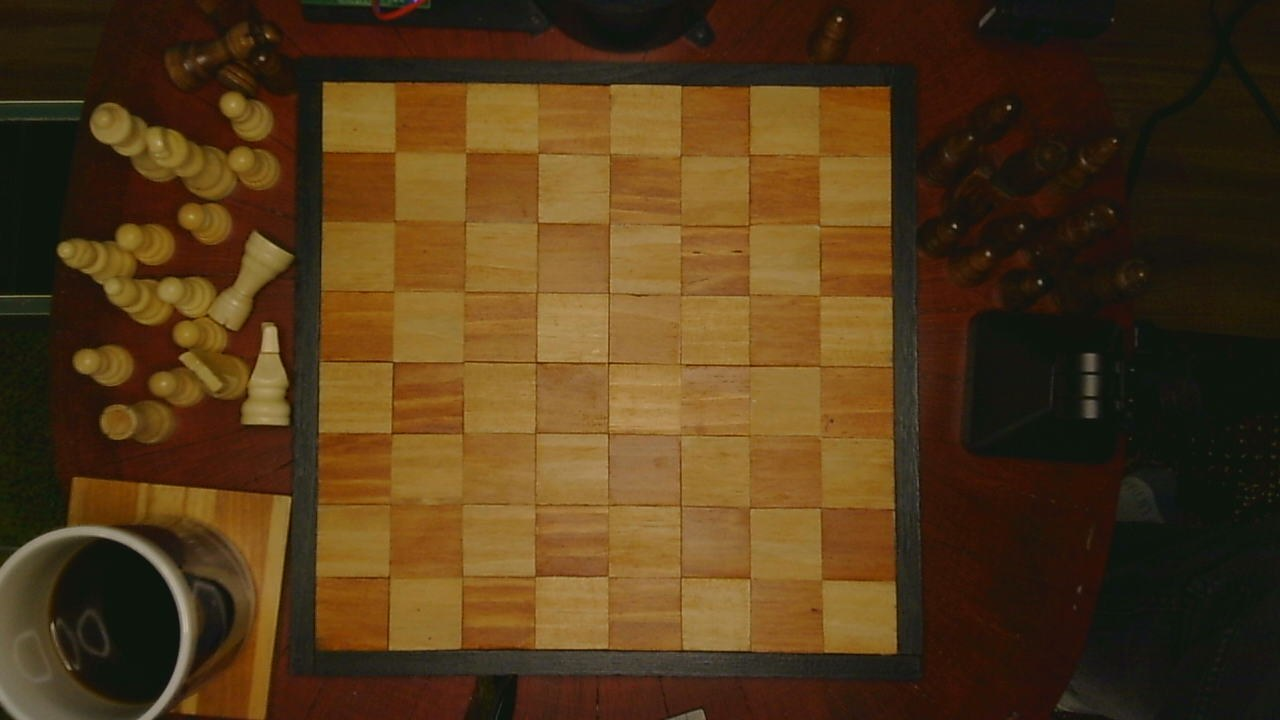
#> input picture 2026 attempt/chess-robot-v3/tests/cases/empty_tone_board/capture.jpg, 1280 x 720 px
$ python -i piece_detect.py   (imports and definitions only)
#> lines starting #> are read from the running program, lines starting #| are printed output that depends on the picture
#> further down, picture is the input picture: shape (720, 1280, 3); mean B, G, R 25.1, 57, 82.1
# piece_detect.py
#
# Hands-free move detection for the chess robot.
#
# The chess engine already knows the full board state (including piece types),
# so the camera only needs to spot the *change* the human just made.  Rather
# than classifying every square (fragile under lighting gradients), we watch
# the board continuously and detect the "stable -> moving -> stable" pattern
# that a human move produces:
#
#   - while the board is untouched, consecutive frames are near-identical;
#   - the human's hand + moved piece make frames change sharply;
#   - once the hand is gone and the piece is settled, frames go stable again.
#
# The move is the difference between the stable frame before the motion and the
# stable frame after it.  Because the reference is re-captured every time the
# board is idle, the two frames are only seconds apart, so ambient lighting
# drift is negligible.

import math
import time

import cv2
import numpy as np

import CBstate

xrevtrans = {1: "a", 2: "b", 3: "c", 4: "d",
             5: "e", 6: "f", 7: "g", 8: "h"}

mydir = CBstate.mydir

INSET = 0.22        # per-square inset (fraction) to avoid square borders
N_FRAMES = 3        # frames averaged per sample (reduces sensor noise)
# Threshold rationale (measured on the wood board, locked exposure):
#   idle noise (3-frame samples, 1 s apart): mean 2.7, max 4.6
#   shadow bleed beside a real move: up to ~5.8
#   real piece on/off square: 43-67 Lab distance
#   7.0 rejects both noise sources with >20% margin and stays far under
#   the weakest plausible real signal (a light-wood piece arriving on a
#   dark far-rank square).
CHANGE_THRESH = 7.0  # Lab distance above which a square/frame is "changed"
JOSTLE_THRESH = 6   # more changed squares than this => board/camera moved
DRIFT_LIMIT = 10.0  # corner drift (px) above which calibration is stale


def preprocess(img):
    """CLAHE on the L channel, returned as a float32 LAB image."""
    lab = cv2.cvtColor(img, cv2.COLOR_BGR2LAB)
#> lab: shape (720, 1280, 3); mean of channels 0, 1, 2 64.8, 135.5, 149.8
    l, a, b = cv2.split(lab)
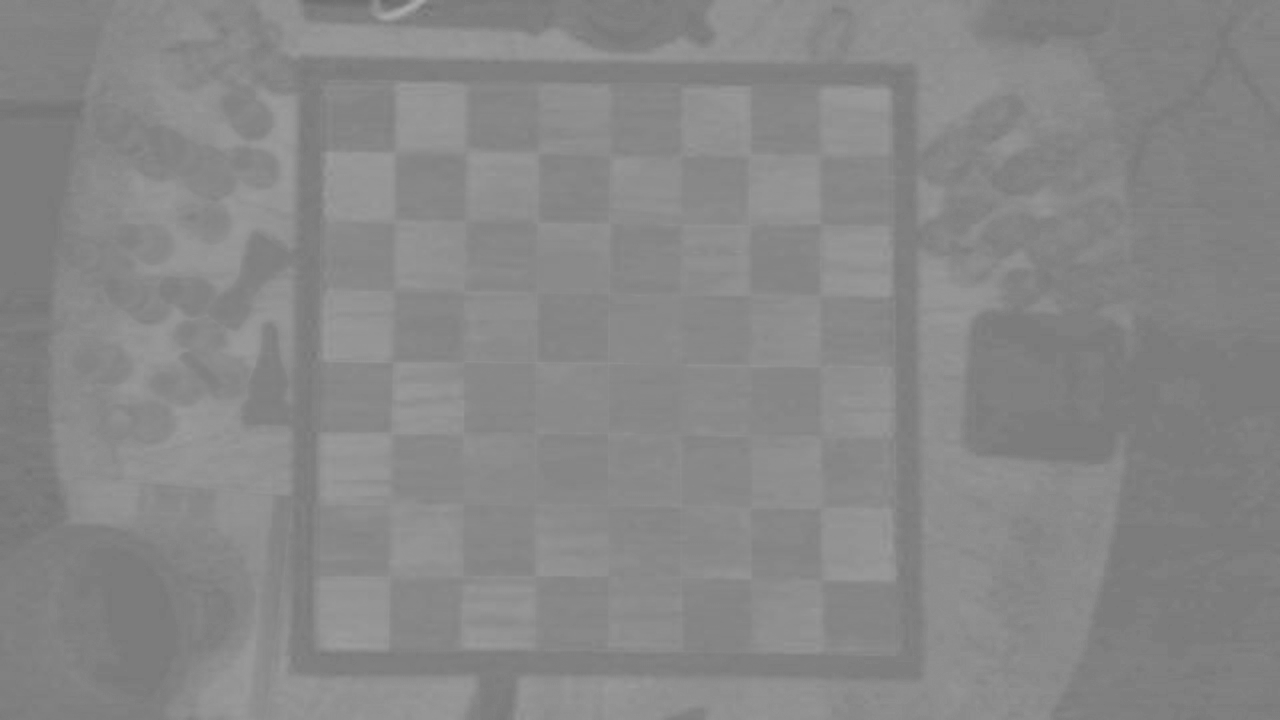
#> a: shape (720, 1280); min 106, max 171, mean 135.5
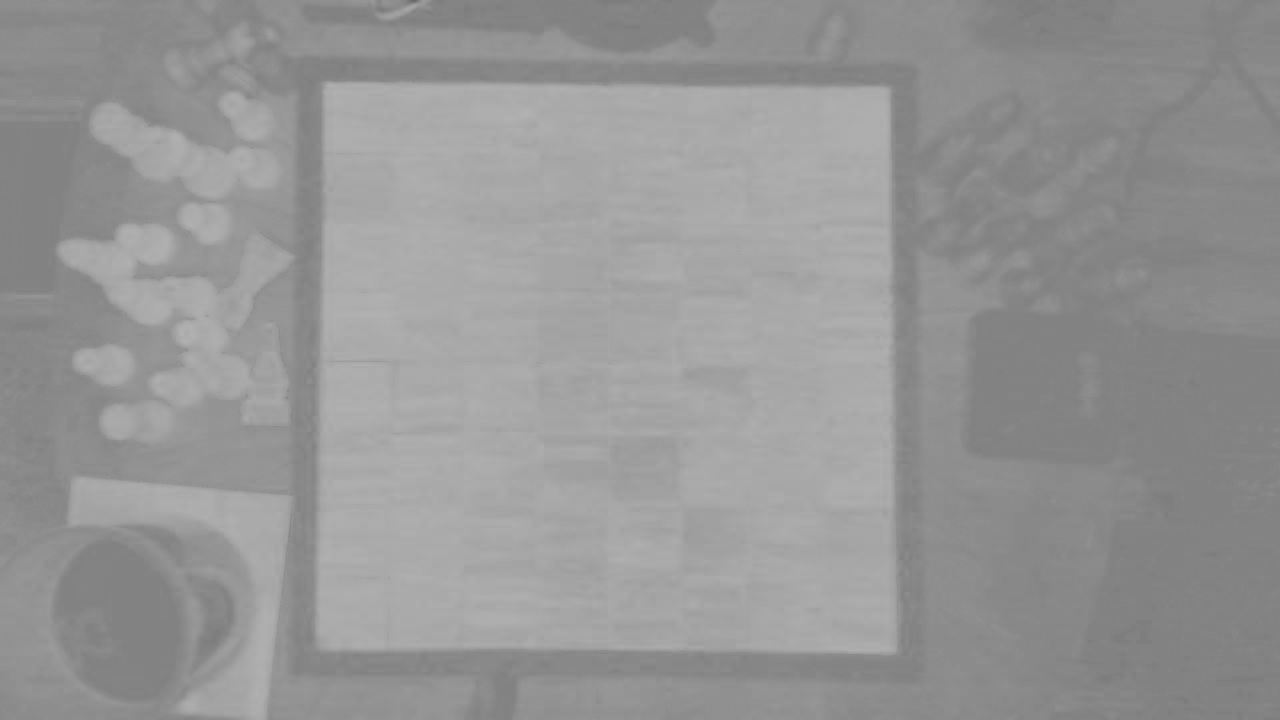
#> b: shape (720, 1280); min 102, max 178, mean 149.8
    clahe = cv2.createCLAHE(clipLimit=2.0, tileGridSize=(4, 4))
    l = clahe.apply(l)
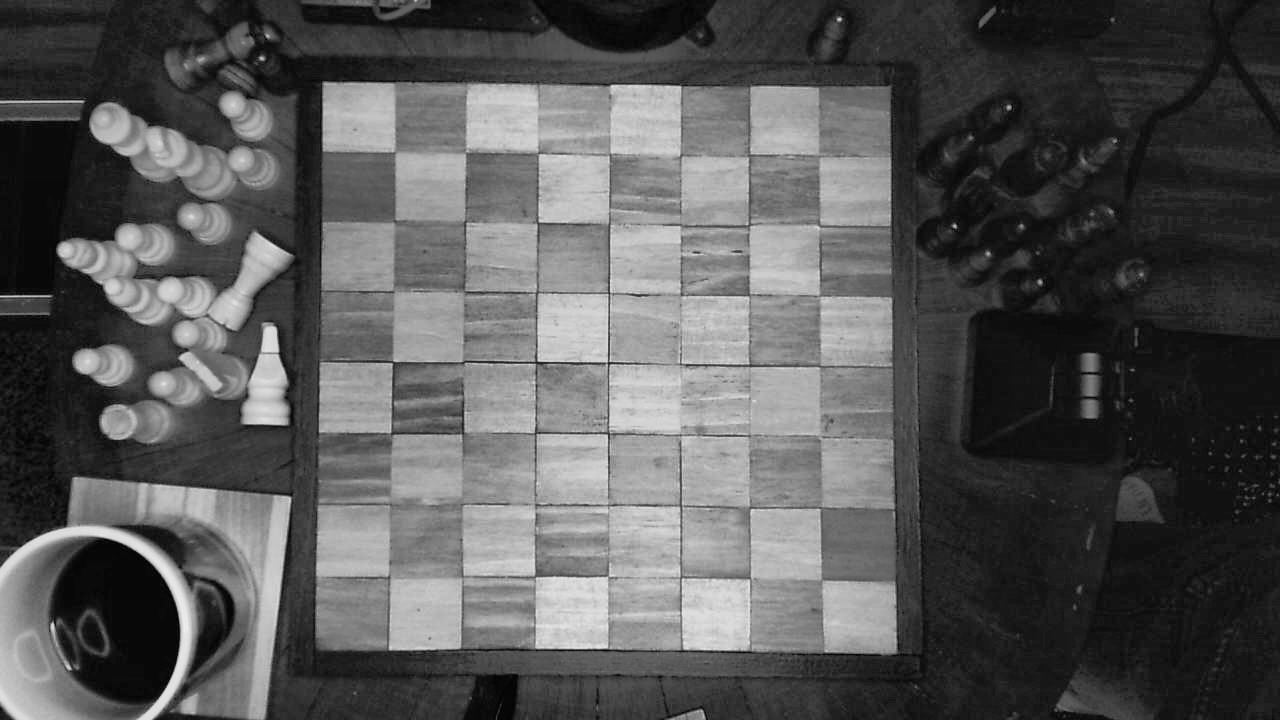
#> l: shape (720, 1280); min 2, max 237, mean 86.8
    return cv2.merge([l, a, b]).astype(np.float32)
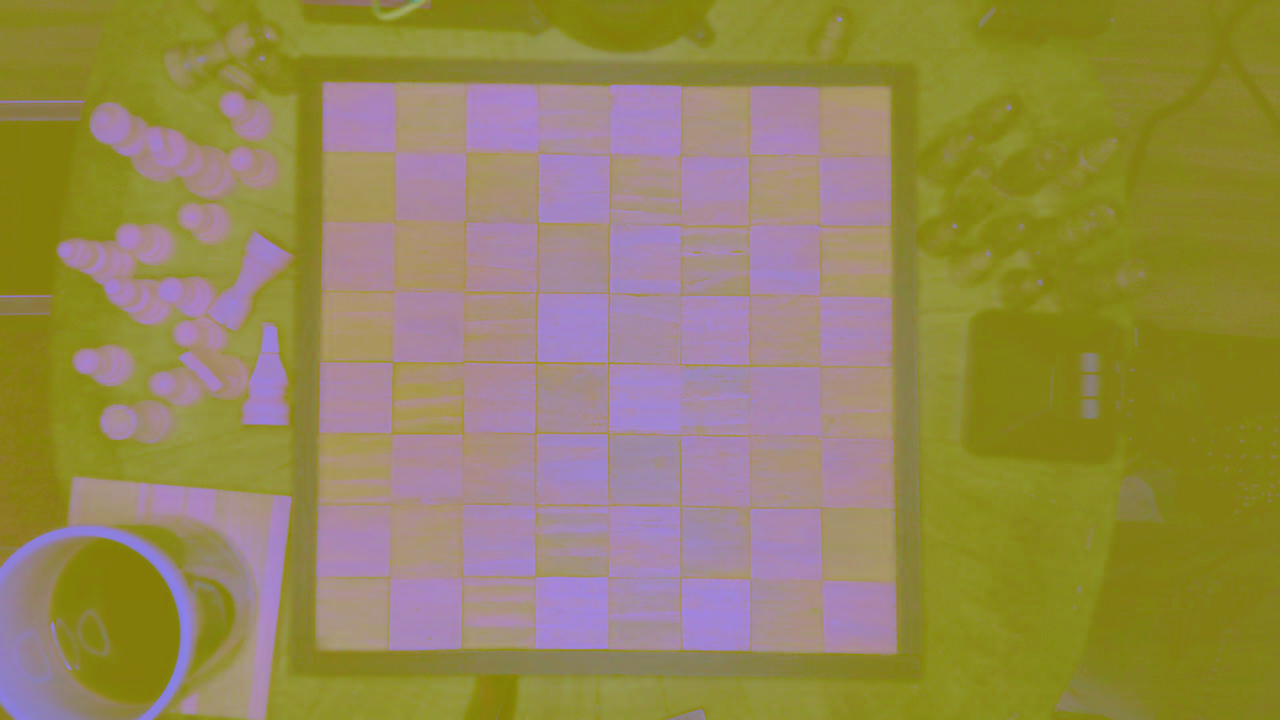
#> returned value: shape (720, 1280, 3) float32; mean of channels 0, 1, 2 86.8, 135.7, 149.5; drawn as B, G, R


# [37 lines left out: functions load_homography, _square_diffs, not called in this run]


def _motion(a, b):
    """Largest per-square change between two frames."""
    return float(_square_diffs(a, b).max())


# [179 lines left out: functions _read_warped_frame, _board_sane, monitor, _diff, _capture_frame, _read_points and 2 more, not called in this run]


_PERIMETER = ("A1", "H1", "H8", "A8")


# [88 lines left out: functions _geometry_drift, validate_calibration, recover_calibration, not called in this run]


# [10 lines not run here, left out]

>>> import cv2
>>> picture = cv2.imread('tests/cases/empty_tone_board/capture.jpg')
>>> result = preprocess(picture)
